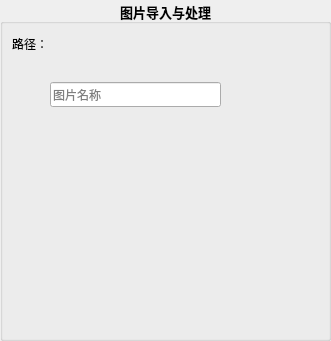
     <widget class="QGroupBox" name="groupBox">
      <property name="geometry">
       <rect>
        <x>20</x>
        <y>13</y>
        <width>331</width>
        <height>341</height>
       </rect>
      </property>
      <property name="font">
       <font>
        <family>微软雅黑</family>
        <pointsize>10</pointsize>
        <bold>true</bold>
       </font>
      </property>
      <property name="title">
       <string>图片导入与处理</string>
      </property>
      <property name="alignment">
       <set>Qt::AlignCenter</set>
      </property>
      <property name="flat">
       <bool>true</bool>
      </property>
      <widget class="ImageLabel" name="imageLabel">
       <property name="geometry">
        <rect>
         <x>54</x>
         <y>112</y>
         <width>224</width>
         <height>224</height>
        </rect>
       </property>
       <property name="minimumSize">
        <size>
         <width>224</width>
         <height>224</height>
        </size>
       </property>
       <property name="maximumSize">
        <size>
         <width>224</width>
         <height>224</height>
        </size>
       </property>
       <property name="font">
        <font>
         <family>微软雅黑</family>
         <pointsize>16</pointsize>
         <bold>true</bold>
        </font>
       </property>
       <property name="cursor">
        <cursorShape>PointingHandCursor</cursorShape>
       </property>
       <property name="acceptDrops">
        <bool>true</bool>
       </property>
       <property name="toolTip">
        <string>&lt;html&gt;&lt;head/&gt;&lt;body&gt;&lt;p&gt;双击选择文件&lt;/p&gt;&lt;p&gt;&lt;span style=&quot; font-weight:700;&quot;&gt;Ctrl-V &lt;/span&gt;粘贴剪切板图片&lt;/p&gt;&lt;/body&gt;&lt;/html&gt;</string>
       </property>
       <property name="autoFillBackground">
        <bool>false</bool>
       </property>
       <property name="text">
        <string/>
       </property>
       <property name="pixmap">
        <pixmap>images/打开图片.png</pixmap>
       </property>
       <property name="scaledContents">
        <bool>true</bool>
       </property>
       <property name="alignment">
        <set>Qt::AlignCenter</set>
       </property>
       <property name="wordWrap">
        <bool>false</bool>
       </property>
      </widget>
      <widget class="QLineEdit" name="nameEdit">
       <property name="geometry">
        <rect>
         <x>50</x>
         <y>82</y>
         <width>171</width>
         <height>25</height>
        </rect>
       </property>
       <property name="font">
        <font>
         <family>微软雅黑</family>
         <pointsize>9</pointsize>
         <bold>false</bold>
        </font>
       </property>
       <property name="cursor">
        <cursorShape>IBeamCursor</cursorShape>
       </property>
       <property name="toolTip">
        <string>图片名称</string>
       </property>
       <property name="dragEnabled">
        <bool>true</bool>
       </property>
       <property name="readOnly">
        <bool>true</bool>
       </property>
       <property name="placeholderText">
        <string>图片名称</string>
       </property>
      </widget>
      <widget class="PathLabel" name="pathLabel">
       <property name="geometry">
        <rect>
         <x>50</x>
         <y>23</y>
         <width>271</width>
         <height>50</height>
        </rect>
       </property>
       <property name="sizePolicy">
        <sizepolicy hsizetype="Expanding" vsizetype="Expanding">
         <horstretch>0</horstretch>
         <verstretch>0</verstretch>
        </sizepolicy>
       </property>
       <property name="minimumSize">
        <size>
         <width>0</width>
         <height>30</height>
        </size>
       </property>
       <property name="maximumSize">
        <size>
         <width>16777215</width>
         <height>50</height>
        </size>
       </property>
       <property name="font">
        <font>
         <family>微软雅黑</family>
         <pointsize>8</pointsize>
         <bold>false</bold>
        </font>
       </property>
       <property name="cursor">
        <cursorShape>WhatsThisCursor</cursorShape>
       </property>
       <property name="textFormat">
        <enum>Qt::PlainText</enum>
       </property>
       <property name="scaledContents">
        <bool>true</bool>
       </property>
       <property name="alignment">
        <set>Qt::AlignLeading|Qt::AlignLeft|Qt::AlignVCenter</set>
       </property>
       <property name="wordWrap">
        <bool>true</bool>
       </property>
       <property name="openExternalLinks">
        <bool>true</bool>
       </property>
      </widget>
      <widget class="QLabel" name="label_2">
       <property name="geometry">
        <rect>
         <x>12</x>
         <y>36</y>
         <width>31</width>
         <height>16</height>
        </rect>
       </property>
       <property name="font">
        <font>
         <family>微软雅黑</family>
         <pointsize>9</pointsize>
         <bold>false</bold>
        </font>
       </property>
       <property name="text">
        <string>路径：</string>
       </property>
      </widget>
      <widget class="QToolButton" name="chooseButton">
       <property name="geometry">
        <rect>
         <x>10</x>
         <y>78</y>
         <width>31</width>
         <height>31</height>
        </rect>
       </property>
       <property name="cursor">
        <cursorShape>PointingHandCursor</cursorShape>
       </property>
       <property name="toolTip">
        <string>选择图片</string>
       </property>
       <property name="text">
        <string/>
       </property>
       <property name="icon">
        <iconset>
         <normaloff>images/导入图片.png</normaloff>images/导入图片.png</iconset>
       </property>
       <property name="iconSize">
        <size>
         <width>28</width>
         <height>28</height>
        </size>
       </property>
       <property name="autoRaise">
        <bool>true</bool>
       </property>
      </widget>
      <widget class="QPushButton" name="resetButton">
       <property name="geometry">
        <rect>
         <x>230</x>
         <y>80</y>
         <width>31</width>
         <height>31</height>
        </rect>
       </property>
       <property name="sizePolicy">
        <sizepolicy hsizetype="Fixed" vsizetype="Fixed">
         <horstretch>0</horstretch>
         <verstretch>0</verstretch>
        </sizepolicy>
       </property>
       <property name="minimumSize">
        <size>
         <width>31</width>
         <height>31</height>
        </size>
       </property>
       <property name="maximumSize">
        <size>
         <width>31</width>
         <height>31</height>
        </size>
       </property>
       <property name="font">
        <font>
         <family>微软雅黑</family>
         <pointsize>9</pointsize>
         <bold>false</bold>
        </font>
       </property>
       <property name="cursor">
        <cursorShape>PointingHandCursor</cursorShape>
       </property>
       <property name="toolTip">
        <string>恢复原图</string>
       </property>
       <property name="icon">
        <iconset>
         <normaloff>images/复位.png</normaloff>images/复位.png</iconset>
       </property>
       <property name="iconSize">
        <size>
         <width>21</width>
         <height>21</height>
        </size>
       </property>
       <property name="flat">
        <bool>true</bool>
       </property>
      </widget>
      <widget class="QPushButton" name="cutButton">
       <property name="geometry">
        <rect>
         <x>263</x>
         <y>80</y>
         <width>31</width>
         <height>31</height>
        </rect>
       </property>
       <property name="sizePolicy">
        <sizepolicy hsizetype="Fixed" vsizetype="Fixed">
         <horstretch>0</horstretch>
         <verstretch>0</verstretch>
        </sizepolicy>
       </property>
       <property name="minimumSize">
        <size>
         <width>31</width>
         <height>31</height>
        </size>
       </property>
       <property name="maximumSize">
        <size>
         <width>31</width>
         <height>31</height>
        </size>
       </property>
       <property name="font">
        <font>
         <family>微软雅黑</family>
         <pointsize>9</pointsize>
         <bold>false</bold>
        </font>
       </property>
       <property name="cursor">
        <cursorShape>PointingHandCursor</cursorShape>
       </property>
       <property name="toolTip">
        <string>打开图片处理器</string>
       </property>
       <property name="icon">
        <iconset>
         <normaloff>images/裁剪旋转.png</normaloff>images/裁剪旋转.png</iconset>
       </property>
       <property name="iconSize">
        <size>
         <width>24</width>
         <height>24</height>
        </size>
       </property>
       <property name="flat">
        <bool>true</bool>
       </property>
      </widget>
      <widget class="QToolButton" name="clearButton">
       <property name="geometry">
        <rect>
         <x>20</x>
         <y>134</y>
         <width>31</width>
         <height>31</height>
        </rect>
       </property>
       <property name="minimumSize">
        <size>
         <width>31</width>
         <height>31</height>
        </size>
       </property>
       <property name="maximumSize">
        <size>
         <width>31</width>
         <height>31</height>
        </size>
       </property>
       <property name="cursor">
        <cursorShape>PointingHandCursor</cursorShape>
       </property>
       <property name="toolTip">
        <string>清空导入</string>
       </property>
       <property name="text">
        <string/>
       </property>
       <property name="icon">
        <iconset>
         <normaloff>images/清除.png</normaloff>images/清除.png</iconset>
       </property>
       <property name="iconSize">
        <size>
         <width>40</width>
         <height>40</height>
        </size>
       </property>
       <property name="shortcut">
        <string>Backspace</string>
       </property>
       <property name="autoRaise">
        <bool>true</bool>
       </property>
      </widget>
      <widget class="QPushButton" name="convolutionButton">
       <property name="geometry">
        <rect>
         <x>295</x>
         <y>80</y>
         <width>31</width>
         <height>31</height>
        </rect>
       </property>
       <property name="sizePolicy">
        <sizepolicy hsizetype="Fixed" vsizetype="Fixed">
         <horstretch>0</horstretch>
         <verstretch>0</verstretch>
        </sizepolicy>
       </property>
       <property name="minimumSize">
        <size>
         <width>31</width>
         <height>31</height>
        </size>
       </property>
       <property name="maximumSize">
        <size>
         <width>31</width>
         <height>31</height>
        </size>
       </property>
       <property name="font">
        <font>
         <family>微软雅黑</family>
         <pointsize>9</pointsize>
         <bold>false</bold>
        </font>
       </property>
       <property name="cursor">
        <cursorShape>PointingHandCursor</cursorShape>
       </property>
       <property name="toolTip">
        <string>打开卷积处理器</string>
       </property>
       <property name="icon">
        <iconset>
         <normaloff>images/卷积.png</normaloff>images/卷积.png</iconset>
       </property>
       <property name="iconSize">
        <size>
         <width>24</width>
         <height>24</height>
        </size>
       </property>
       <property name="flat">
        <bool>true</bool>
       </property>
      </widget>
     </widget>
